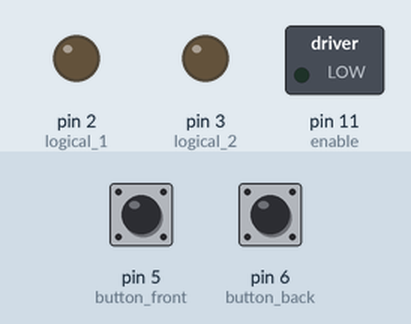
Recording of a sketch running on a simulated Arduino Uno, built with avr-gcc and run on an emulated ATmega328P. Parts: switched loads named in the sketch (green lamp = pin HIGH), output pins drawn as LEDs (lit = HIGH). The inputs (shaded band) are chosen by the test bench; at power-on: pin 5 (button_front) LOW, pin 6 (button_back) LOW.

Above: at 1.2 s.
1.3 s: pin 5 (button_front) pulled HIGH for 0.15 s
At 1.9 s:
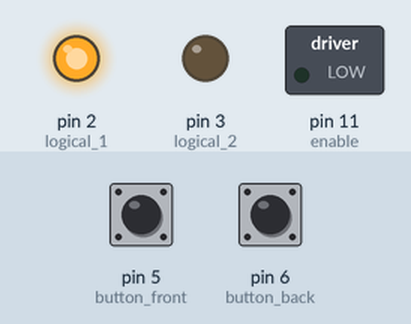
2.9 s: pin 6 (button_back) pulled HIGH for 0.15 s
At 4.2 s:
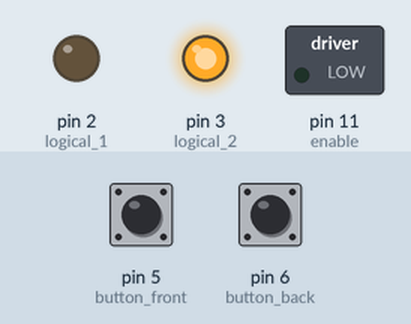
4.5 s: pin 6 (button_back) pulled HIGH for 3.2 s
At 4.8 s:
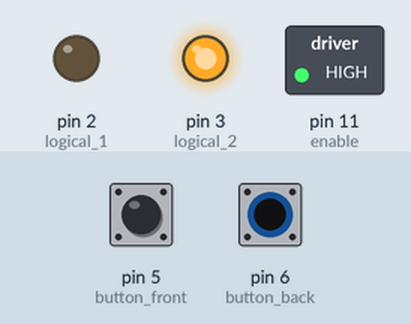
9.2 s: pin 5 (button_front) pulled HIGH for 1 s
At 9.6 s:
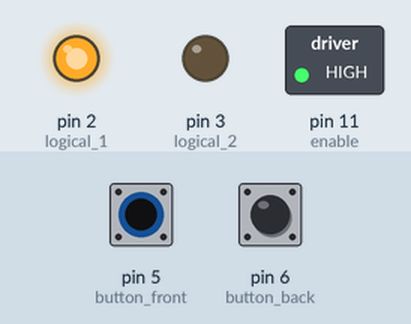
11.7 s: pin 5 (button_front) driven HIGH and pin 6 (button_back) driven HIGH
At 12.9 s:
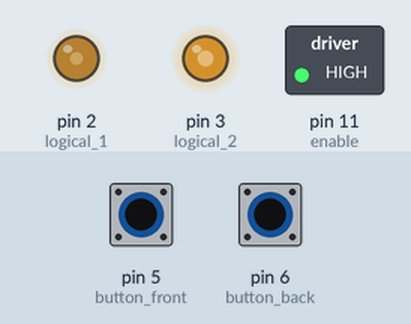
13.2 s: pin 5 (button_front) driven LOW
At 13.7 s:
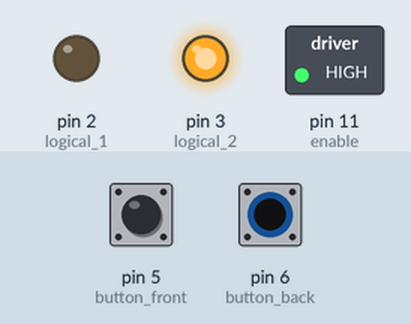
Timing chart, 0 to 15.7 s (numbered marks = the images above; inputs shaded):
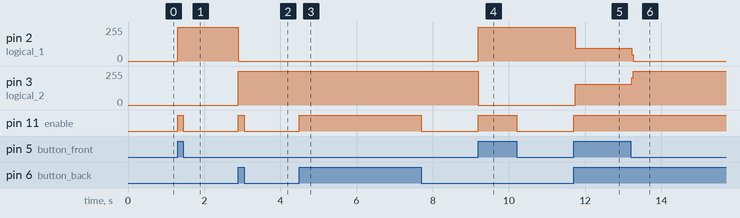

Measured:
- after the input at 1.3 s, pin 2 (logical_1): 0/255 → 255/255 at once; pin 11 (enable): LOW → HIGH at once, → LOW 0.15 s later
- after the input at 2.9 s, pin 2 (logical_1): 255/255 → 0/255 at once; pin 3 (logical_2): 0/255 → 255/255 at once; pin 11 (enable): LOW → HIGH at once, → LOW 0.15 s later
- after the input at 4.5 s, pin 11 (enable): LOW → HIGH at once, → LOW 3.2 s later
- after the input at 9.2 s, pin 2 (logical_1): 0/255 → 255/255 at once; pin 3 (logical_2): 255/255 → 0/255 at once; pin 11 (enable): LOW → HIGH at once, → LOW 1.0 s later
- after the input at 11.7 s, pin 2 (logical_1): 255/255 → 96/255 at once; pin 3 (logical_2): 0/255 → 156/255 at once; pin 11 (enable): LOW → HIGH at once
- after the input at 13.2 s, pin 2 (logical_1): 96/255 → 0/255 at once; pin 3 (logical_2): 156/255 → 255/255 at once

The sketch:

dc_motor_two_directions.ino
```cpp
/****************************************
* This code works on Arduino UNO.       *
* Drives a DC Motor on both directions. *
*****************************************/

//import libraries
/******************
*NOTHING TO IMPORT*
*******************/

//constant and variables
/********************************************
* "Enable" used to activate the motor.      *
* "logical_1 and logical_2 used on the      *
* BRIDGE to change the polarity (so the     *
* direction) on the motor.                  *
* "button_front" and "button_back" used     *
* to send the signal to the board (Arduino) *
* and depending of the "button" configure   *
* the polarity (direction).                 *
*********************************************/
const int enable = 11;
const int logical_1 = 2;
const int logical_2 = 3;
const int button_front = 5;
const int button_back = 6;


//setup
/*******************************************
* On "setup" we declare the Mode of the    *
* PINS we are going to use. Also we have   *
* the "enable" PIN into LOW so when we     *
* first activate our board the motor will  *
* stay off.                                *
********************************************/

  void setup(){
    pinMode(enable, OUTPUT);
    pinMode(logical_1, OUTPUT);
    pinMode(logical_2, OUTPUT);
    pinMode(button_front, INPUT);
    pinMode(button_back, INPUT);
    digitalWrite(enable, LOW);
  }


//loop
/***************************************************
* In the "loop" we declare two variables "front"   *
* and "back". These two variables get the value    *
* of the buttons (when they are pressed or not).   *
* Two "if" statements helps us to activate, change *
* the polarity and also deactivate the motor.      *
****************************************************/

  void loop(){
    int front = digitalRead(button_front);
    int back = digitalRead(button_back);

    if(front == HIGH){
      analogWrite(enable, 255);
      digitalWrite(logical_1, HIGH);
      digitalWrite(logical_2, LOW);
    } else if((front == LOW) &&(back == LOW)) {
      digitalWrite(enable, LOW);
    }

    if(back == HIGH){
      analogWrite(enable, 255);
      digitalWrite(logical_1, LOW);
      digitalWrite(logical_2, HIGH);
    }else if((front == LOW) &&(back == LOW)){
      digitalWrite(enable, LOW);
    }
  }
```
